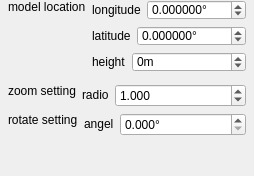
            <widget class="QWidget" name="page_5">
             <layout class="QVBoxLayout" name="verticalLayout_2">
              <property name="leftMargin">
               <number>0</number>
              </property>
              <property name="topMargin">
               <number>0</number>
              </property>
              <property name="rightMargin">
               <number>0</number>
              </property>
              <property name="bottomMargin">
               <number>0</number>
              </property>
              <item>
               <layout class="QVBoxLayout" name="srsLayout_2">
                <property name="spacing">
                 <number>6</number>
                </property>
                <property name="leftMargin">
                 <number>0</number>
                </property>
                <property name="topMargin">
                 <number>0</number>
                </property>
                <property name="rightMargin">
                 <number>0</number>
                </property>
                <property name="bottomMargin">
                 <number>0</number>
                </property>
                <item>
                 <layout class="QGridLayout" name="gridLayout_6">
                  <property name="leftMargin">
                   <number>8</number>
                  </property>
                  <property name="rightMargin">
                   <number>8</number>
                  </property>
                  <property name="spacing">
                   <number>6</number>
                  </property>
                  <item row="0" column="1">
                   <layout class="QHBoxLayout" name="horizontalLayout_29" stretch="0,10">
                    <property name="spacing">
                     <number>6</number>
                    </property>
                    <item>
                     <widget class="QLabel" name="m_pLonLabel_9">
                      <property name="sizePolicy">
                       <sizepolicy hsizetype="Preferred" vsizetype="Fixed">
                        <horstretch>0</horstretch>
                        <verstretch>0</verstretch>
                       </sizepolicy>
                      </property>
                      <property name="minimumSize">
                       <size>
                        <width>0</width>
                        <height>20</height>
                       </size>
                      </property>
                      <property name="text">
                       <string>longitude</string>
                      </property>
                     </widget>
                    </item>
                    <item>
                     <widget class="QDoubleSpinBox" name="m_pLonSpx">
                      <property name="sizePolicy">
                       <sizepolicy hsizetype="Preferred" vsizetype="Fixed">
                        <horstretch>0</horstretch>
                        <verstretch>0</verstretch>
                       </sizepolicy>
                      </property>
                      <property name="minimumSize">
                       <size>
                        <width>0</width>
                        <height>20</height>
                       </size>
                      </property>
                      <property name="maximumSize">
                       <size>
                        <width>16777215</width>
                        <height>20</height>
                       </size>
                      </property>
                      <property name="contextMenuPolicy">
                       <enum>Qt::NoContextMenu</enum>
                      </property>
                      <property name="suffix">
                       <string>°</string>
                      </property>
                      <property name="decimals">
                       <number>6</number>
                      </property>
                      <property name="minimum">
                       <double>-180.000000000000000</double>
                      </property>
                      <property name="maximum">
                       <double>180.000000000000000</double>
                      </property>
                      <property name="singleStep">
                       <double>0.000001000000000</double>
                      </property>
                     </widget>
                    </item>
                   </layout>
                  </item>
                  <item row="2" column="1">
                   <layout class="QHBoxLayout" name="horizontalLayout_31" stretch="0,10">
                    <property name="spacing">
                     <number>6</number>
                    </property>
                    <item>
                     <widget class="QLabel" name="m_pHeightLabel_4">
                      <property name="sizePolicy">
                       <sizepolicy hsizetype="Preferred" vsizetype="Fixed">
                        <horstretch>0</horstretch>
                        <verstretch>0</verstretch>
                       </sizepolicy>
                      </property>
                      <property name="minimumSize">
                       <size>
                        <width>0</width>
                        <height>20</height>
                       </size>
                      </property>
                      <property name="text">
                       <string>height</string>
                      </property>
                     </widget>
                    </item>
                    <item>
                     <widget class="QSpinBox" name="m_pHeightSpx">
                      <property name="sizePolicy">
                       <sizepolicy hsizetype="Preferred" vsizetype="Fixed">
                        <horstretch>0</horstretch>
                        <verstretch>0</verstretch>
                       </sizepolicy>
                      </property>
                      <property name="minimumSize">
                       <size>
                        <width>0</width>
                        <height>20</height>
                       </size>
                      </property>
                      <property name="maximumSize">
                       <size>
                        <width>16777215</width>
                        <height>20</height>
                       </size>
                      </property>
                      <property name="contextMenuPolicy">
                       <enum>Qt::NoContextMenu</enum>
                      </property>
                      <property name="suffix">
                       <string>m</string>
                      </property>
                      <property name="minimum">
                       <number>-8000</number>
                      </property>
                      <property name="maximum">
                       <number>500000000</number>
                      </property>
                     </widget>
                    </item>
                   </layout>
                  </item>
                  <item row="0" column="0" rowspan="4">
                   <layout class="QVBoxLayout" name="verticalLayout_21">
                    <item>
                     <widget class="QLabel" name="m_pKeyLabel_4">
                      <property name="sizePolicy">
                       <sizepolicy hsizetype="Preferred" vsizetype="Preferred">
                        <horstretch>0</horstretch>
                        <verstretch>0</verstretch>
                       </sizepolicy>
                      </property>
                      <property name="minimumSize">
                       <size>
                        <width>60</width>
                        <height>20</height>
                       </size>
                      </property>
                      <property name="text">
                       <string>model location</string>
                      </property>
                      <property name="textFormat">
                       <enum>Qt::AutoText</enum>
                      </property>
                      <property name="alignment">
                       <set>Qt::AlignLeading|Qt::AlignLeft|Qt::AlignTop</set>
                      </property>
                     </widget>
                    </item>
                   </layout>
                  </item>
                  <item row="1" column="1">
                   <layout class="QHBoxLayout" name="horizontalLayout_30" stretch="0,10">
                    <property name="spacing">
                     <number>6</number>
                    </property>
                    <item>
                     <widget class="QLabel" name="m_pLatLabel_3">
                      <property name="sizePolicy">
                       <sizepolicy hsizetype="Preferred" vsizetype="Fixed">
                        <horstretch>0</horstretch>
                        <verstretch>0</verstretch>
                       </sizepolicy>
                      </property>
                      <property name="minimumSize">
                       <size>
                        <width>0</width>
                        <height>20</height>
                       </size>
                      </property>
                      <property name="text">
                       <string>latitude</string>
                      </property>
                     </widget>
                    </item>
                    <item>
                     <widget class="QDoubleSpinBox" name="m_pLatSpx">
                      <property name="sizePolicy">
                       <sizepolicy hsizetype="Preferred" vsizetype="Fixed">
                        <horstretch>0</horstretch>
                        <verstretch>0</verstretch>
                       </sizepolicy>
                      </property>
                      <property name="minimumSize">
                       <size>
                        <width>0</width>
                        <height>20</height>
                       </size>
                      </property>
                      <property name="maximumSize">
                       <size>
                        <width>16777215</width>
                        <height>20</height>
                       </size>
                      </property>
                      <property name="contextMenuPolicy">
                       <enum>Qt::NoContextMenu</enum>
                      </property>
                      <property name="suffix">
                       <string>°</string>
                      </property>
                      <property name="decimals">
                       <number>6</number>
                      </property>
                      <property name="minimum">
                       <double>-90.000000000000000</double>
                      </property>
                      <property name="maximum">
                       <double>90.000000000000000</double>
                      </property>
                      <property name="singleStep">
                       <double>0.000001000000000</double>
                      </property>
                     </widget>
                    </item>
                   </layout>
                  </item>
                 </layout>
                </item>
                <item>
                 <layout class="QHBoxLayout" name="horizontalLayout_39" stretch="0,0">
                  <property name="spacing">
                   <number>6</number>
                  </property>
                  <property name="leftMargin">
                   <number>8</number>
                  </property>
                  <property name="rightMargin">
                   <number>8</number>
                  </property>
                  <property name="bottomMargin">
                   <number>0</number>
                  </property>
                  <item>
                   <layout class="QVBoxLayout" name="verticalLayout_31">
                    <item>
                     <widget class="QLabel" name="m_pStyleLabel_12">
                      <property name="sizePolicy">
                       <sizepolicy hsizetype="Preferred" vsizetype="Preferred">
                        <horstretch>0</horstretch>
                        <verstretch>0</verstretch>
                       </sizepolicy>
                      </property>
                      <property name="minimumSize">
                       <size>
                        <width>60</width>
                        <height>20</height>
                       </size>
                      </property>
                      <property name="maximumSize">
                       <size>
                        <width>16777215</width>
                        <height>16777215</height>
                       </size>
                      </property>
                      <property name="text">
                       <string>zoom setting</string>
                      </property>
                      <property name="alignment">
                       <set>Qt::AlignLeading|Qt::AlignLeft|Qt::AlignTop</set>
                      </property>
                     </widget>
                    </item>
                   </layout>
                  </item>
                  <item>
                   <layout class="QHBoxLayout" name="horizontalLayout_40" stretch="0,10">
                    <item>
                     <widget class="QLabel" name="m_pLonLabel_17">
                      <property name="sizePolicy">
                       <sizepolicy hsizetype="Preferred" vsizetype="Fixed">
                        <horstretch>0</horstretch>
                        <verstretch>0</verstretch>
                       </sizepolicy>
                      </property>
                      <property name="minimumSize">
                       <size>
                        <width>0</width>
                        <height>20</height>
                       </size>
                      </property>
                      <property name="text">
                       <string>radio</string>
                      </property>
                     </widget>
                    </item>
                    <item>
                     <widget class="QDoubleSpinBox" name="m_pScaleSpx">
                      <property name="sizePolicy">
                       <sizepolicy hsizetype="Expanding" vsizetype="Fixed">
                        <horstretch>0</horstretch>
                        <verstretch>0</verstretch>
                       </sizepolicy>
                      </property>
                      <property name="contextMenuPolicy">
                       <enum>Qt::NoContextMenu</enum>
                      </property>
                      <property name="prefix">
                       <string/>
                      </property>
                      <property name="suffix">
                       <string/>
                      </property>
                      <property name="decimals">
                       <number>3</number>
                      </property>
                      <property name="minimum">
                       <double>0.000000000000000</double>
                      </property>
                      <property name="maximum">
                       <double>1000000.000000000000000</double>
                      </property>
                      <property name="singleStep">
                       <double>1.000000000000000</double>
                      </property>
                      <property name="value">
                       <double>1.000000000000000</double>
                      </property>
                     </widget>
                    </item>
                   </layout>
                  </item>
                 </layout>
                </item>
                <item>
                 <layout class="QHBoxLayout" name="horizontalLayout_41" stretch="0,0">
                  <property name="spacing">
                   <number>6</number>
                  </property>
                  <property name="leftMargin">
                   <number>8</number>
                  </property>
                  <property name="topMargin">
                   <number>0</number>
                  </property>
                  <property name="rightMargin">
                   <number>8</number>
                  </property>
                  <item>
                   <layout class="QVBoxLayout" name="verticalLayout_32">
                    <item>
                     <widget class="QLabel" name="m_pStyleLabel_13">
                      <property name="sizePolicy">
                       <sizepolicy hsizetype="Preferred" vsizetype="Preferred">
                        <horstretch>0</horstretch>
                        <verstretch>0</verstretch>
                       </sizepolicy>
                      </property>
                      <property name="minimumSize">
                       <size>
                        <width>60</width>
                        <height>20</height>
                       </size>
                      </property>
                      <property name="maximumSize">
                       <size>
                        <width>16777215</width>
                        <height>16777215</height>
                       </size>
                      </property>
                      <property name="text">
                       <string>rotate setting</string>
                      </property>
                      <property name="alignment">
                       <set>Qt::AlignLeading|Qt::AlignLeft|Qt::AlignTop</set>
                      </property>
                     </widget>
                    </item>
                   </layout>
                  </item>
                  <item>
                   <layout class="QHBoxLayout" name="horizontalLayout_42" stretch="0,10">
                    <item>
                     <widget class="QLabel" name="m_pLonLabel_18">
                      <property name="sizePolicy">
                       <sizepolicy hsizetype="Preferred" vsizetype="Fixed">
                        <horstretch>0</horstretch>
                        <verstretch>0</verstretch>
                       </sizepolicy>
                      </property>
                      <property name="minimumSize">
                       <size>
                        <width>0</width>
                        <height>20</height>
                       </size>
                      </property>
                      <property name="text">
                       <string>angel</string>
                      </property>
                     </widget>
                    </item>
                    <item>
                     <widget class="QDoubleSpinBox" name="m_pAngleSpx">
                      <property name="sizePolicy">
                       <sizepolicy hsizetype="Preferred" vsizetype="Fixed">
                        <horstretch>0</horstretch>
                        <verstretch>0</verstretch>
                       </sizepolicy>
                      </property>
                      <property name="contextMenuPolicy">
                       <enum>Qt::NoContextMenu</enum>
                      </property>
                      <property name="suffix">
                       <string>°</string>
                      </property>
                      <property name="decimals">
                       <number>3</number>
                      </property>
                      <property name="minimum">
                       <double>0.000000000000000</double>
                      </property>
                      <property name="maximum">
                       <double>360.000000000000000</double>
                      </property>
                      <property name="singleStep">
                       <double>1.000000000000000</double>
                      </property>
                     </widget>
                    </item>
                   </layout>
                  </item>
                 </layout>
                </item>
                <item>
                 <spacer name="verticalSpacer_3">
                  <property name="orientation">
                   <enum>Qt::Vertical</enum>
                  </property>
                  <property name="sizeHint" stdset="0">
                   <size>
                    <width>20</width>
                    <height>40</height>
                   </size>
                  </property>
                 </spacer>
                </item>
               </layout>
              </item>
             </layout>
            </widget>
